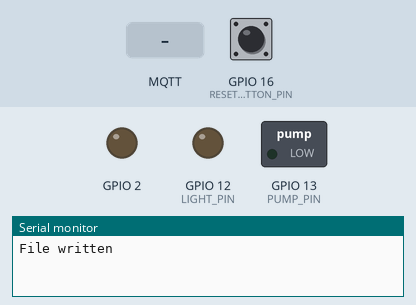
Recording of a sketch running on a simulated ESP8266 (NodeMCU). Shown: switched loads named in the sketch (green lamp = pin HIGH), output pins drawn as LEDs (lit = HIGH, except the on-board LED, lit = LOW), the last lines printed to the serial monitor. Inputs (shaded band) come from the test bench; at power-on: GPIO 16 (RESET_NETWORK_BUTTON_PIN) HIGH. WiFi joins after 1.5 s; servers stay silent unless stated; storage starts empty; no MQTT or app messages arrive unless stated.

Above: at 2.7 s.
2.8 s: MQTT message "l" arrives on the first subscribed topic
At 3.9 s:
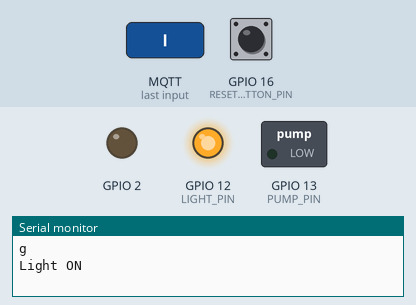
5.1 s: MQTT message "l" arrives on the second subscribed topic
At 6.1 s:
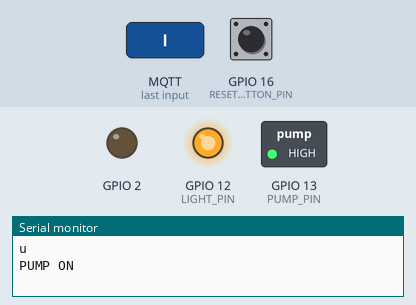
6.6 s: MQTT message "off" arrives on the first subscribed topic
At 7.2 s:
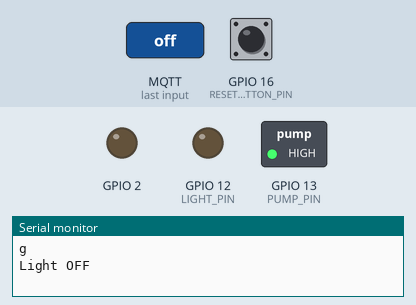
Timing chart, 0 to 9.6 s (numbered marks = the images above; inputs shaded):
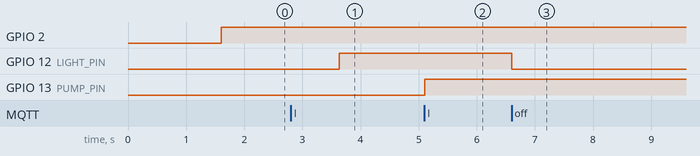

Measured:
- after the input at 2.8 s, GPIO 12 (LIGHT_PIN): LOW → HIGH after 0.84 s
- after the input at 5.1 s, GPIO 13 (PUMP_PIN): LOW → HIGH at once
- after the input at 6.6 s, GPIO 12 (LIGHT_PIN): HIGH → LOW at once

The sketch:

8266MQTTStartYuGangV2.ino
```cpp
/*
 Basic ESP8266 MQTT example
 This sketch demonstrates the capabilities of the pubsub library in combination
 with the ESP8266 board/library.
 It connects to an MQTT server then:
  - publishes "hello world" to the topic "outTopic" every two seconds
  - subscribes to the topic "inTopic", printing out any messages
    it receives. NB - it assumes the received payloads are strings not binary
  - If the first character of the topic "inTopic" is an 1, switch ON the ESP Led,
    else switch it off
 It will reconnect to the server if the connection is lost using a blocking
 reconnect function. See the 'mqtt_reconnect_nonblocking' example for how to
 achieve the same result without blocking the main loop.
 To install the ESP8266 board, (using Arduino 1.6.4+):
  - Add the following 3rd party board manager under "File -> Preferences -> Additional Boards Manager URLs":
       http://arduino.esp8266.com/stable/package_esp8266com_index.json
  - Open the "Tools -> Board -> Board Manager" and click install for the ESP8266"
  - Select your ESP8266 in "Tools -> Board"
*/

#include <ESP8266WiFi.h>
#include <WiFiManager.h>
#include <PubSubClient.h>
#include <OneButton.h>
#include <FS.h>

#define DEVICE_NAME "smart_yugang-2"
#define STATE_CHANNEL_LIGHT "homedevice/light/yugang2/status"
#define SEND_CHANNEL_LIGHT "homedevice/light/yugang2/set"
#define RECEIVE_CHANNEL_LIGHT "homedevice/light/yugang2/set"
#define DISCOVER_CHANNEL_LIGHT "homedevice/light/yugang2/config"

#define STATE_CHANNEL_PUMP "homedevice/switch/yugang2/status"
#define SEND_CHANNEL_PUMP "homedevice/switch/yugang2/set"
#define RECEIVE_CHANNEL_PUMP "homedevice/switch/yugang2/set"
#define DISCOVER_CHANNEL_PUMP "homedevice/switch/yugang2/config"


//#define CLIENT_ID "ESP8266Client-522b"
//#define CLIENT_PASSWORD "autogenerated_token_522b_7fb50d48-342a-11ed-a261-0242ac120002"
#define MQTT_BROKER_HOST "192.168.50.109"
#define MQTT_BROKER_PORT 9013

// #define WIFI_NAME "HUAWEI—7539"
#define WIFI_NAME "pankey_asus"
#define WIFI_PASSWORD "1234554321"
#define LIGHT_PIN 12
#define PUMP_PIN 13
#define RESET_NETWORK_BUTTON_PIN 16

#define CLIENT_ID "HomeAssistantSmart_yugang_2"
#define  CLIENT_PASSWORD "yugang_2"
// Update these with values suitable for your network.

const char* ssid = WIFI_NAME;
const char* password = WIFI_PASSWORD;
const char* mqtt_server = MQTT_BROKER_HOST;

WiFiClient espClient;
PubSubClient client(espClient);
unsigned long lastMsg = 0;
#define MSG_BUFFER_SIZE  (50)
char msg[MSG_BUFFER_SIZE];
int value = 0;
boolean shouldSaveConfig = false;

WiFiManager wm;
OneButton resetNetworkButton(RESET_NETWORK_BUTTON_PIN, true);
boolean isLightOn = false;
boolean isPumpOn = false;
String readFile(const char * path) {
  Serial.printf("Reading file: %s\n", path);

  File file = SPIFFS.open(path, "r");
  if (!file) {
    Serial.println("Failed to open file for reading");
    return "";
  }

  Serial.print("Read from file: ");
  Serial.print(file.size());
  String result;
  if (SPIFFS.exists(path)) {
    for(int i = 0; i < file.size(); i++) {
      int intData = file.read();
      Serial.write(intData);
      result = result + (char)intData;
    }
  }
  file.close();
  return result;
}

void writeFile(const char * path, const char * message) {
  Serial.printf("Writing file: %s\n", path);

  File file = SPIFFS.open(path, "w");
  if (!file) {
    Serial.println("Failed to open file for writing");
    return;
  }
  if (file.print(message)) {
    Serial.println("File written");
  } else {
    Serial.println("Write failed");
  }
  delay(2000); // Make sure the CREATE and LASTWRITE times are different
  file.close();
}

void Split(String zifuchuan,String fengefu,String result[]) {
  int weizhi; //找查的位置
  String temps;//临时字符串
  int i=0;
  do {
    weizhi = zifuchuan.indexOf(fengefu);//找到位置
    if(weizhi != -1) { //如果位置不为空
        temps=zifuchuan.substring(0,weizhi);//打印取第一个字符
        zifuchuan = zifuchuan.substring(weizhi+fengefu.length(), zifuchuan.length());
        //分隔后只取后面一段内容 以方便后面找查
    }
    else {  //上面实在找不到了就把最后的 一个分割值赋值出来以免遗漏
       if(zifuchuan.length() > 0)
        temps=zifuchuan;
    }
    result[i++]=temps;
    //Serial.println(result[i-1]);//在这里执行分割出来的字符下面不然又清空了
    temps="";
 }
 while(weizhi >= 0);
}

void resetNetworkSettingsWhenFailed() {
  Serial.println("reset network settings");
  delay(1000);
  wm.resetSettings();
  delay(5000);
  Serial.println("restart");
  ESP.restart();
}
void saveConfigCallback() {
  Serial.println("Should save config");
  shouldSaveConfig = true;
}
void setup_wifi() {

  delay(10);
  // We start by connecting to a WiFi network
  //WiFiManager, Local intialization. Once its business is done, there is no need to keep it around
//  WiFiManager wm;
  // reset settings - wipe stored credentials for testing
  // these are stored by the esp library
  // wm.resetSettings();

  wm.setSaveConfigCallback(saveConfigCallback);

  // Automatically connect using saved credentials,
  // if connection fails, it starts an access point with the specified name ( "AutoConnectAP"),
  // if empty will auto generate SSID, if password is blank it will be anonymous AP (wm.autoConnect())
  // then goes into a blocking loop awaiting configuration and will return success result
  char clientid[] = CLIENT_ID;
  char clientpwd[] = CLIENT_PASSWORD;
  WiFiManagerParameter custom_client_id("clientid", "Client Id", clientid, 50);
  WiFiManagerParameter custom_client_pwd("clientpwd", "Client Pass", CLIENT_PASSWORD, 100);
  wm.addParameter(&custom_client_id);
  wm.addParameter(&custom_client_pwd);
  bool res;
  // res = wm.autoConnect(); // auto generated AP name from chipid
  // res = wm.autoConnect("AutoConnectAP"); // anonymous ap
  String strDeviceName = DEVICE_NAME;
  String wifiName = "8266Light-" + strDeviceName;
  Serial.print("Creating wifi");
  Serial.print(wifiName);
  Serial.println();
  res = wm.autoConnect(wifiName.c_str(), ""); // password protected ap

  if(!res) {
      Serial.println("Failed to connect");
      delay(300000);
      ESP.restart();
  }
  Serial.println("connected...yeey :)");
  Serial.println(custom_client_id.getValue());
  Serial.println(custom_client_pwd.getValue());
  Serial.println("--------get wifi ssid--------");
  Serial.println(wm.getWiFiSSID());
  String client_id = custom_client_id.getValue();
  String client_password = custom_client_pwd.getValue();
  Serial.print("CLIENT_ID: ");
  Serial.print(client_id);
  Serial.print(":::::");
  Serial.println();
  Serial.print("CLIENT_PASSWORD: ");
  Serial.print(client_password);
  Serial.print(":::::");
  Serial.println();
}

void callback(char* topic, byte* payload, unsigned int length) {
  Serial.print("Message arrived [");
  Serial.print(topic);
  Serial.print("] ");
  Serial.print("[");
  for (int i = 0; i < length; i++) {
    Serial.print((char)payload[i]);
  }
  Serial.print("]");
  Serial.println();
  Serial.println(topic[19]);
  if (topic[11] == 'l') {
    if (payload[1] == 'f') {
      Serial.println("Light OFF");
      digitalWrite(LIGHT_PIN, LOW);   // Turn the LED on (Note that LOW is the voltage level
      client.publish(STATE_CHANNEL_LIGHT, "off");
      isLightOn = false;
      // but actually the LED is on; this is because
      // it is active low on the ESP-01)
    } else {
      Serial.println("Light ON");
      digitalWrite(LIGHT_PIN, HIGH);  // Turn the LED off by making the voltage HIGH
      client.publish(STATE_CHANNEL_LIGHT, "on");
      isLightOn = true;
    }
  } else {
    if (payload[1] == 'f') {
      Serial.println("PUMP OFF");
      digitalWrite(PUMP_PIN, LOW);   // Turn the LED on (Note that LOW is the voltage level
//      digitalWrite(BUILTIN_LED, HIGH);
      // client.publish(TARGET_COMMAND_CHANNEL, "on");
      client.publish(STATE_CHANNEL_PUMP, "off");
      isPumpOn = false;
      // but actually the LED is on; this is because
      // it is active low on the ESP-01)
    } else {
      Serial.println("PUMP ON");
      digitalWrite(PUMP_PIN, HIGH);  // Turn the LED off by making the voltage HIGH
      // client.publish(TARGET_COMMAND_CHANNEL, "off");
      client.publish(STATE_CHANNEL_PUMP, "on");
      isPumpOn = true;
    }
  }


  // Switch on the LED if an 1 was received as first character

}

void reconnect() {
  // Loop until we're reconnected
  int i = 0;
  while (!client.connected()) {
    if (i >= 5) {
      resetNetworkSettingsWhenFailed();
    }
    Serial.print("Attempting MQTT connection...");
    Serial.print(i);
    // Create a random client ID
    String clientId = CLIENT_ID;
    // clientId += String(random(0xffff), HEX);
    // Attempt to connect
    if (client.connect(clientId.c_str(), "", CLIENT_PASSWORD)) {
      Serial.println("connected");
      // Once connected, publish an announcement...
      const char* publishDataLight = getPublishContentLight().c_str();
      client.publish(DISCOVER_CHANNEL_LIGHT, publishDataLight);
      // ... and resubscribe
      client.subscribe(RECEIVE_CHANNEL_LIGHT);

      const char* publishDataPump = getPublishContentPump().c_str();
      client.publish(DISCOVER_CHANNEL_PUMP, publishDataPump);
      // ... and resubscribe
      client.subscribe(RECEIVE_CHANNEL_PUMP);


      digitalWrite(BUILTIN_LED, HIGH);

      String strClientId = CLIENT_ID;
      String strPwd = CLIENT_PASSWORD;
      if (!SPIFFS.begin()) {
        Serial.println("LittleFS mount failed");
        return;
      }
      SPIFFS.remove("/network.txt");
      Serial.print("Write to file");
      Serial.print("/network.txt with content:");
      Serial.print(strClientId + "," + strPwd);
      writeFile("/network.txt", (strClientId + "," + strPwd).c_str());
      SPIFFS.end();
    } else {
      Serial.print("failed, rc=");
      Serial.print(client.state());
      Serial.println(" try again in 2 mins");
      // Wait 5 seconds before retrying
      delay(120000);
    }
    i = i + 1;
  }
}
String getPublishContentLight() {
  String namePart = "{\"name\": \"";
  String uniqueIdPart = "\",\"unique_id\": \"";
  String cmd_TPart = "\",\"cmd_t\": \"";
  String stat_TPart = "\",\"stat_t\": \"";
  String otherPart = "\",\"pl_on\": \"on\",\"pl_off\": \"off\"}";
  String pubContent = namePart  + DEVICE_NAME + "_" + "Light" + uniqueIdPart + DEVICE_NAME + "_" + "Light" + cmd_TPart + RECEIVE_CHANNEL_LIGHT + stat_TPart + STATE_CHANNEL_LIGHT + otherPart;
  return pubContent;
}
String getPublishContentPump() {
  String namePart = "{\"name\": \"";
  String uniqueIdPart = "\",\"unique_id\": \"";
  String cmd_TPart = "\",\"cmd_t\": \"";
  String stat_TPart = "\",\"stat_t\": \"";
  String otherPart = "\",\"pl_on\": \"on\",\"pl_off\": \"off\"}";
  String pubContent = namePart  + DEVICE_NAME + "_" + "Pump" + uniqueIdPart + DEVICE_NAME + "_" + "Pump" + cmd_TPart + RECEIVE_CHANNEL_PUMP + stat_TPart + STATE_CHANNEL_PUMP + otherPart;
  return pubContent;
}
void heartBeat(PubSubClient *client) {
//  String publishStr = "{\"status\":\"";
//  publishStr.concat(client->state());
//  publishStr.concat("\", \"time\":");
//  publishStr.concat(millis());
//  publishStr.concat("}");
//  Serial.print("Publish heart beat: ");
//  Serial.print(publishStr);
//  Serial.println();
  // client->publish(STATE_CHANNEL, publishStr.c_str());
  // client->publish(STATE_CHANNEL, "online");
  Serial.print("Publish heart beat: ");
  Serial.print(STATE_CHANNEL_LIGHT);
  Serial.print(STATE_CHANNEL_PUMP);
  Serial.print(":");
  Serial.print("online");
  Serial.println();
//  if (isOn) {
//    client->publish(SEND_CHANNEL, "on");
//    client->publish(STATE_CHANNEL, "on");
//  } else {
//    client->publish(SEND_CHANNEL, "off");
//    client->publish(STATE_CHANNEL, "off");
//  }

}
void resetNetworkButtonClicked()
{
  SPIFFS.begin();
  SPIFFS.remove("/network.txt");
  SPIFFS.end();
  Serial.println("Network reset Clicked");
  resetNetworkSettingsWhenFailed();
}
int data = 1;

void setup() {
  Serial.begin(115200);
  Serial.println("begin start littleFS");
  if (!SPIFFS.begin()) {
    Serial.println("LittleFS mount failed");
    return;
  }

  if (SPIFFS.exists("/network.txt")) {
    Serial.println("network setting file exists");
    String strRaw = readFile("/network.txt");
    String splited[2];
    Split(strRaw, ",", splited);
    String client_id = splited[0];
    String client_password = splited[1];
    Serial.print("get setting file");
    Serial.print(client_id);
    Serial.println();
    Serial.print(client_password);
    Serial.println();
  }
  SPIFFS.end();
  Serial.println("end start littleFS");
  pinMode(BUILTIN_LED, OUTPUT);
  pinMode(LIGHT_PIN, OUTPUT);     // Initialize the BUILTIN_LED pin as an output
  pinMode(PUMP_PIN, OUTPUT);
  digitalWrite(LIGHT_PIN, LOW);
  digitalWrite(PUMP_PIN, LOW);
  digitalWrite(BUILTIN_LED, LOW);

  attachInterrupt(digitalPinToInterrupt(RESET_NETWORK_BUTTON_PIN), onNetworkButton, CHANGE);

  resetNetworkButton.attachClick(resetNetworkButtonClicked);

  setup_wifi();
  client.setServer(mqtt_server, MQTT_BROKER_PORT);
  client.setCallback(callback);
  Serial.println("connected wifi");
}
ICACHE_RAM_ATTR void onNetworkButton() {
  Serial.println("onNetworkButton Clicked");
  resetNetworkButton.tick();
}
void loop() {
  if (!client.connected()) {
    reconnect();
  }
  client.loop();
  resetNetworkButton.tick();

  unsigned long now = millis();
  if (now - lastMsg > 10000) {
    lastMsg = now;
    heartBeat(&client);
  }
}
```
